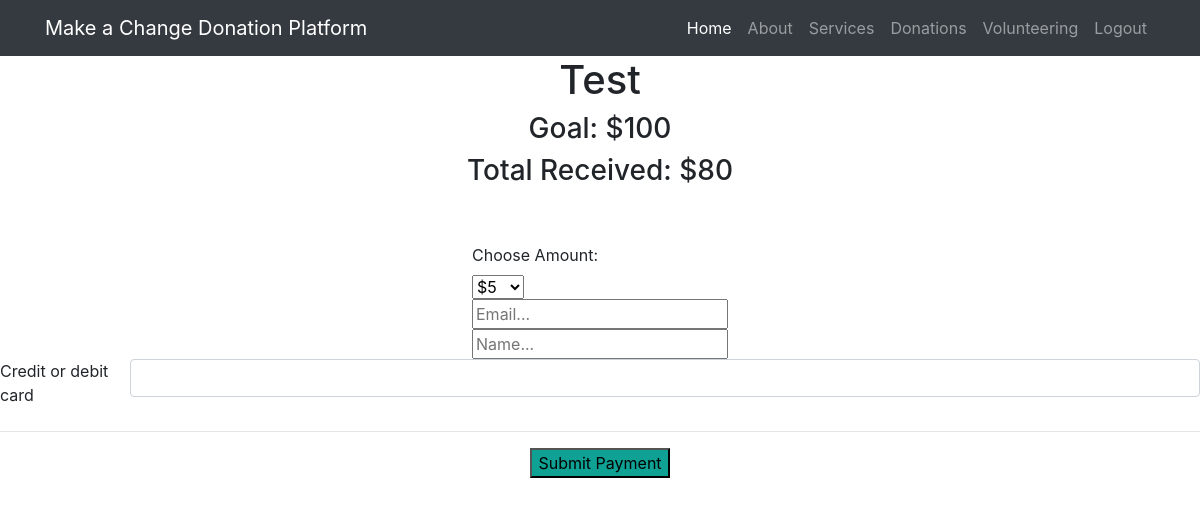
The app's page /makedonation/1 with its own data.
### donations/models.py (models this page shows, shortened)
class Donation(models.Model):
    name = models.CharField(max_length=50, default = "")
    description = models.CharField(max_length=500, default = "")
    goal = models.IntegerField(default = 0)
    total = models.IntegerField(default = 0)
    end_date = models.DateField(default = datetime.date.today)
    creator = models.CharField(max_length=50, default = "")

### donations/views.py (the view)
# urls.py: path('makedonation/<int:pk>', views.MakeDonationView.as_view(), name="makedonation"),
class MakeDonationView(generic.ListView):
    template_name = 'donations/makedonation.html'
    context_object_name = 'donation'
    def get_queryset(self, *args, **kwargs):
        return Donation.objects.filter(id=self.kwargs['pk'])

### donations/templates/donations/makedonation.html (shortened to what this page needs)
{% extends 'donations/base.html' %}
{% block content %}
	<div id="container">
		<div class="d-flex justify-content-center">
		{% for item in donation %}
		<h1>{{item.name}}</h1>
		{% endfor %}
		</div>
		<div class="d-flex justify-content-center">
			{% for item in donation %}
			<h3>Goal: ${{item.goal}}</h3>
			{% endfor %}
		</div>
		<div class="d-flex justify-content-center">
			{% for item in donation %}
			<h3>Total Received: ${{item.total}}</h3>
			{% endfor %}
		</div>
        <div class="d-flex justify-content-center">
			{% for item in donation %}
			<form action="{% url 'donations:charge' item.pk %}" method="post" id="payment-form">
			{% endfor %}
				<br>
				<br>
				<div class="form-field-12">
					<label for="amount">Choose Amount:</label>
					<br>
					<select required name="amount" id="amount">
					  <option selected value="5">$5</option>
					</select>
				</div>
				<div class="form-field-6">
					<input required type="text" name="email" placeholder="Email...">
				</div>
				<div class="form-field-6">
					<input required type="text" name="name" placeholder="Name...">
				</div>
		</div>
			  <div class="d-flex justify-content-center">
                <label for="card-element">
				  Credit or debit card
				</label>
				<div id="card-element" class ="form-control">
				</div>
			  </div>
			  <hr>
            <div class= "d-flex justify-content-center">
				<input  class="myButton" style="background-color:#10a195" type="submit" value="Submit Payment" name="">
			</div>
	</div>
{% endblock %}

### records on screen
Donation: name "Test", goal "100", total "80"
